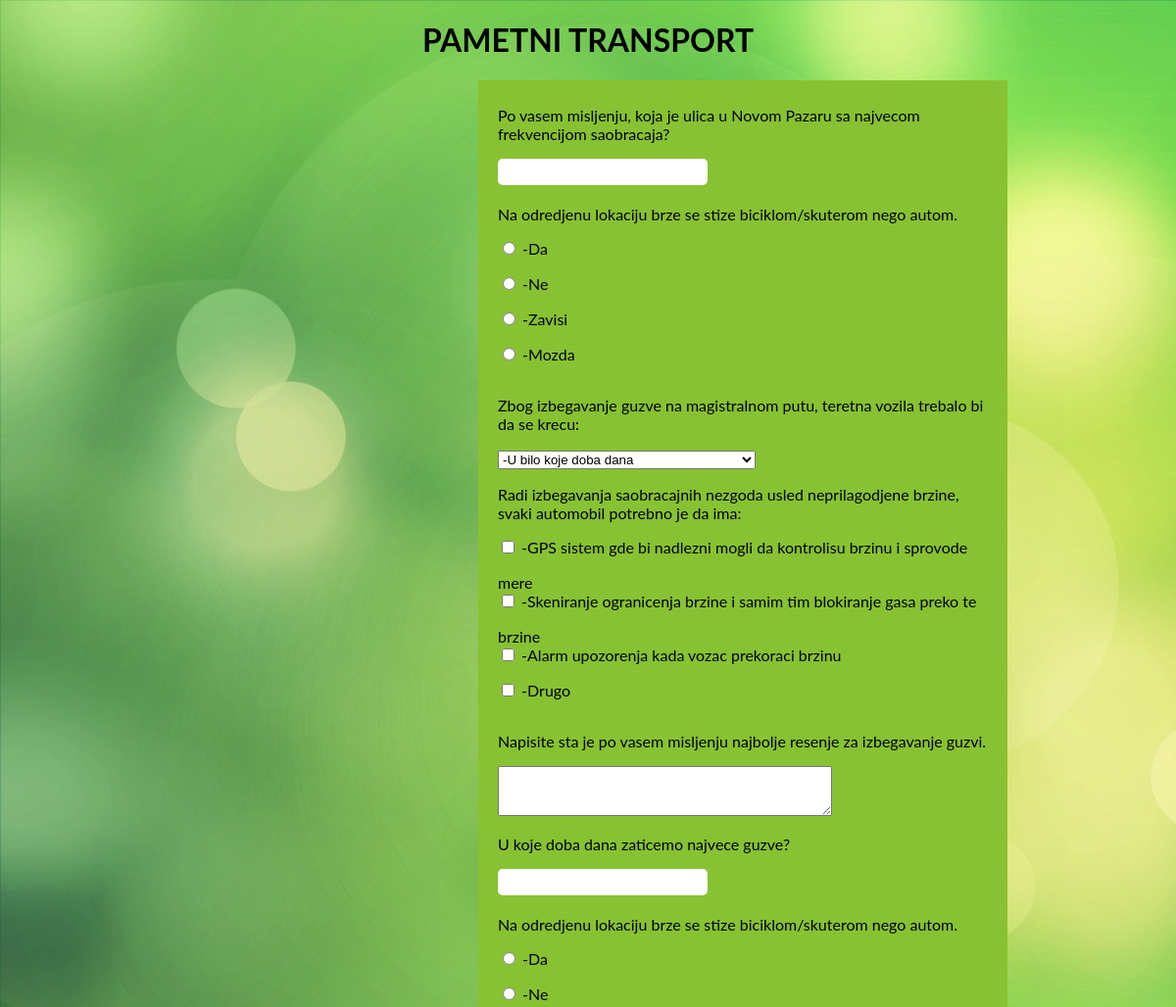
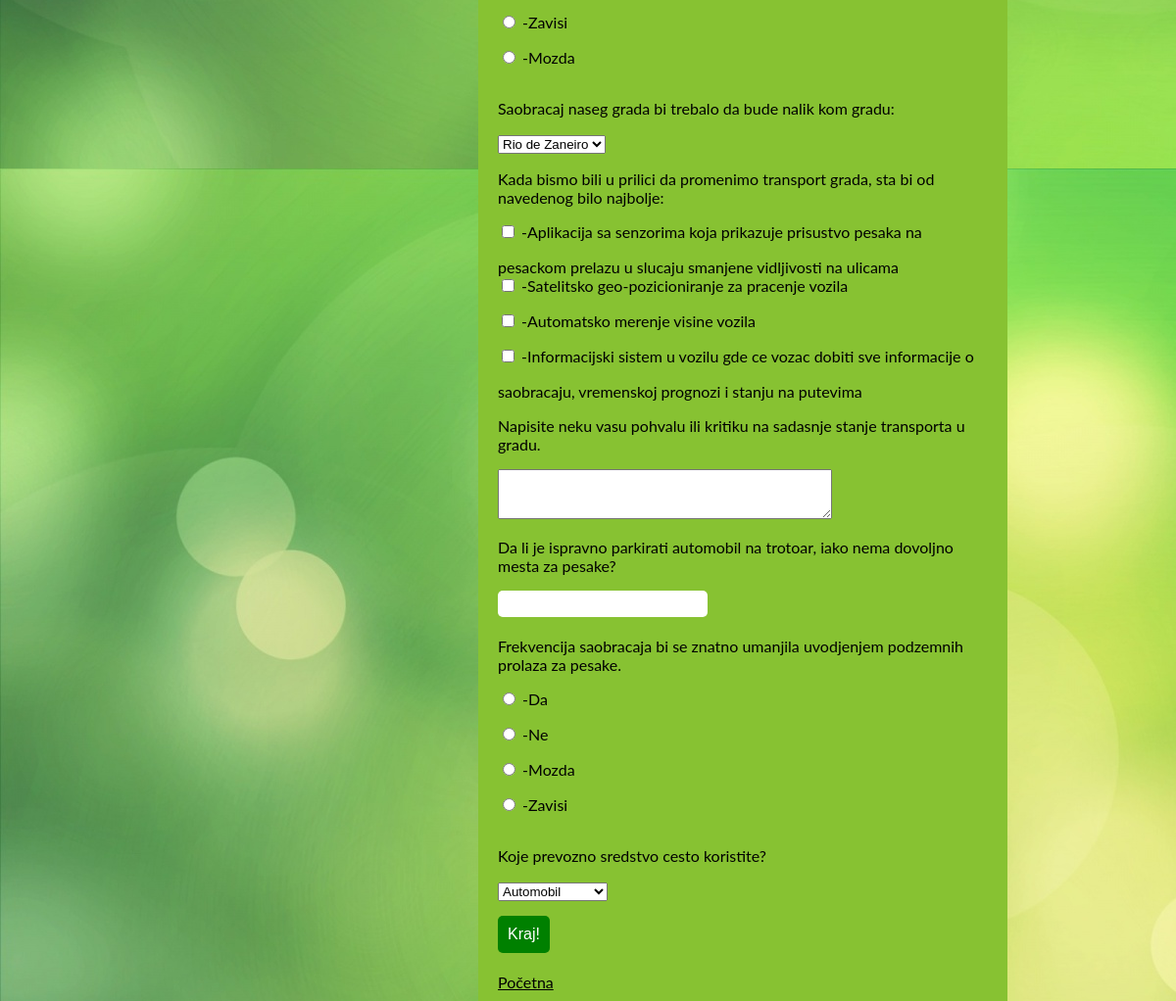
Page /anketa2.php (signed in) on the committed database (2 pictures, top to bottom).
### tables this page shows
CREATE TABLE `pitanja1` (
  `id` int(11) NOT NULL,
  `tekst` varchar(255) NOT NULL,
  `prviodgovor` varchar(255) NOT NULL,
  `drugiodgovor` varchar(255) NOT NULL,
  `treciodgovor` varchar(255) NOT NULL,
  `cetvrtiodgovor` varchar(255) NOT NULL,
  `tacanodgovor` varchar(255) NOT NULL
);

### anketa2.php (the view, shortened to what this page needs)
<?php
include 'conn.php';
?>
<!DOCTYPE html>
<html>
<head>
</head>
<body>
<center><h1>PAMETNI TRANSPORT</h1></center>
<form id = "quiz" name = "quiz" action="" method="post">
<?php
if(isset($_SESSION["username"])){
$query = "SELECT * FROM pitanja1";
  	$result=mysqli_query($db, $query);
	if ($result->num_rows > 0) {
    while($row = $result->fetch_assoc()) {
		if($row['id'] % 5 == 1)
		{
			echo '<p class = "questions">'.$row['tekst'].'</p>';
			echo '<input id = "textbox" type = "text" name = "p1" required>';
		}
		if($row['id'] % 5 == 2)
		{
			echo '<p class = "questions">'.$row['tekst'].'</p>';
			echo '<input type = "radio" id = "mc" name = "p2" value = "'.$row["prviodgovor"].'" > '.$row["prviodgovor"].'<br>';
			echo '<input type = "radio" id = "mc" name = "p2" value = "'.$row["drugiodgovor"].'"> '.$row["drugiodgovor"].'<br>';
			echo '<input type = "radio" id = "mc" name = "p2" value = "'.$row["treciodgovor"].'"> '.$row["treciodgovor"].'<br>';
			echo '<input type = "radio" id = "mc" name = "p2" value = "'.$row["cetvrtiodgovor"].'"> '.$row["cetvrtiodgovor"].'<br>';
		}
		if($row['id'] % 5 == 3)
		{
			echo '<p class = "questions">'.$row['tekst'].'</p>';
			echo '<select name= "p3">';
			echo '<option value = "'.$row["prviodgovor"].'"> '.$row["prviodgovor"].'</option>';
			echo '</select>';
		}
		if($row['id'] % 5 == 4)
		{
			echo '<p class = "questions">'.$row['tekst'].'</p>';
			echo '<input type = "checkbox" id = "mc" name = "p4[]" value = "'.$row["prviodgovor"].'"> '.$row["prviodgovor"].'<br>';
			echo '<input type = "checkbox" id = "mc" name = "p4[]" value = "'.$row["drugiodgovor"].'"> '.$row["drugiodgovor"].'<br>';
			echo '<input type = "checkbox" id = "mc" name = "p4[]" value = "'.$row["treciodgovor"].'"> '.$row["treciodgovor"].'<br>';
			echo '<input type = "checkbox" id = "mc" name = "p4[]" value = "'.$row["cetvrtiodgovor"].'"> '.$row["cetvrtiodgovor"].'<br>';
		}
		if($row['id'] % 5 == 0)
		{
			echo '<p class = "questions">'.$row['tekst'].'</p>';
			echo '<textarea name = "p5" rows="3" cols="40" required> </textarea>';
		}
    }
} else {
    echo "Nema pitanja u bazi";
}
}
else
{
	echo 'Molimo vas da se ulogujete da biste radili kviz <a href="login.php">Loguj se </a>';
}
?>
<input id = "button" type = "submit" value = "Kraj!" name="kraj" />
<a href="index.php">Početna</a>
</form>
</html>
</body>

### anketa2.php (style rules this page uses)
body { font-family: 'Lato', sans-serif; background-image: url("Slike/cover.jpg"); background-repeat: no; }
#quiz { margin-right: 450; margin-left: 480px; background: #87c232; padding: 10px 20px 10px 20px; width: 500px; float: left; }
input { margin-bottom: 20px; display: block; }
#textbox { height: 25px; font-size: 16px; border-radius: 5px; border: none; padding-left: 5px; }
#button { background: green; border: none; border-radius: 5px; padding: 10px; color: white; font-size: 16px; transition-duration: .5s; margin-top: 15px; }
#mc { display: inline; }
a { color: black; }

### rows in the picture
pitanja1: tekst "Po vasem misljenju, koja je ulica u Novom Pazaru sa najvecom frekvencijom saobracaja?"
pitanja1: tekst "Na odredjenu lokaciju brze se stize biciklom/skuterom nego autom.", prviodgovor "-Da", drugiodgovor "-Ne", treciodgovor "-Zavisi", cetvrtiodgovor "-Mozda"
pitanja1: tekst "Zbog izbegavanje guzve na magistralnom putu, teretna vozila trebalo bi da se krecu:", p3 "-U bilo koje doba dana"
pitanja1: tekst "Radi izbegavanja saobracajnih nezgoda usled neprilagodjene brzine, svaki automobil potrebno je da ima:", prviodgovor "-GPS sistem gde bi nadlezni mogli da kontrolisu brzinu i sprovode mere", drugiodgovor "-Skeniranje ogranicenja brzine i samim tim blokiranje gasa preko te brzine", treciodgovor "-Alarm upozorenja kada vozac prekoraci brzinu", cetvrtiodgovor "-Drugo"
pitanja1: tekst "Napisite sta je po vasem misljenju najbolje resenje za izbegavanje guzvi."
pitanja1: tekst "U koje doba dana zaticemo najvece guzve?"
pitanja1: tekst "Na odredjenu lokaciju brze se stize biciklom/skuterom nego autom.", prviodgovor "-Da", drugiodgovor "-Ne", treciodgovor "-Zavisi", cetvrtiodgovor "-Mozda"
pitanja1: tekst "Saobracaj naseg grada bi trebalo da bude nalik kom gradu:", p3 "Rio de Zaneiro"
pitanja1: tekst "Kada bismo bili u prilici da promenimo transport grada, sta bi od navedenog bilo najbolje:", prviodgovor "-Aplikacija sa senzorima koja prikazuje prisustvo pesaka na pesackom prelazu u slucaju smanjene vidljivosti na ulicama", drugiodgovor "-Satelitsko geo-pozicioniranje za pracenje vozila", treciodgovor "-Automatsko merenje visine vozila", cetvrtiodgovor "-Informacijski sistem u vozilu gde ce vozac dobiti sve informacije o saobracaju, vremenskoj prognozi i stanju na putevima"
pitanja1: tekst "Napisite neku vasu pohvalu ili kritiku na sadasnje stanje transporta u gradu."
pitanja1: tekst "Da li je ispravno parkirati automobil na trotoar, iako nema dovoljno mesta za pesake?"
pitanja1: tekst "Frekvencija saobracaja bi se znatno umanjila uvodjenjem podzemnih prolaza za pesake.", prviodgovor "-Da", drugiodgovor "-Ne", treciodgovor "-Mozda", cetvrtiodgovor "-Zavisi"
pitanja1: tekst "Koje prevozno sredstvo cesto koristite?", p3 "Automobil"
